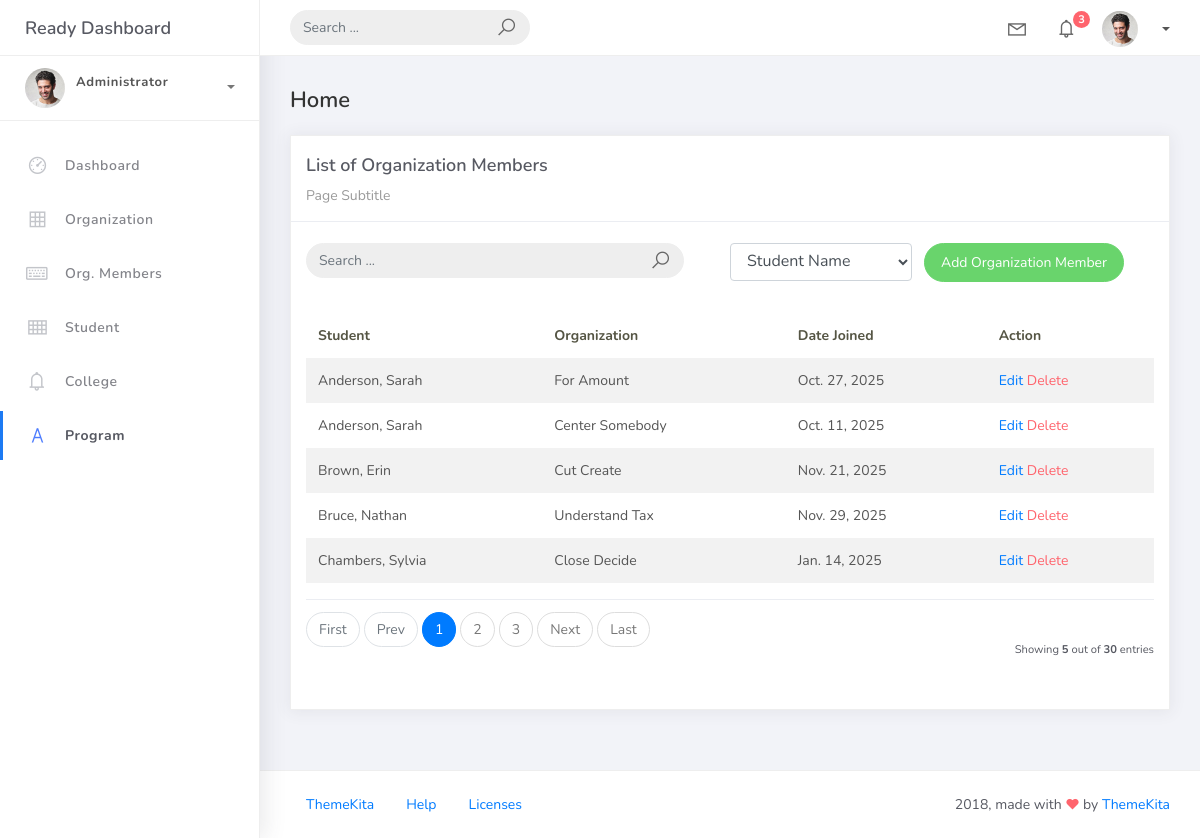
The page /orgmember_list on the database its author committed.
### studentorg/models.py (models this page shows)
class BaseModel(models.Model):
    created_at = models.DateTimeField(auto_now_add=True, db_index=True)
    updated_at = models.DateTimeField(auto_now=True)
    class Meta:
        abstract = True

class OrgMember(BaseModel):
    student = models.ForeignKey(Student, on_delete=models.CASCADE)
    organization = models.ForeignKey(Organization, on_delete=models.CASCADE)
    date_joined = models.DateField()

class Student(BaseModel):
    student_id = models.CharField(max_length=15)
    lastname = models.CharField(max_length=25)
    firstname = models.CharField(max_length=25)
    middlename = models.CharField(max_length=25, blank=True, null=True)
    program = models.ForeignKey(Program, on_delete=models.CASCADE)
    def __str__(self):
        return f"{self.lastname}, {self.firstname}"

class Organization(BaseModel):
    name = models.CharField(max_length=250)
    college = models.ForeignKey(College, null=True, blank=True, on_delete=models.CASCADE)
    description = models.CharField(max_length=500)
    def __str__(self):
        return self.name

### studentorg/views.py (the view)
# urls.py: path('orgmember_list', OrgMemberList.as_view(), name='orgmember-list'),
class OrgMemberList(ListView):
    model = OrgMember
    context_object_name = 'orgmember'
    template_name = 'studentorg/orgmember_list.html'
    paginate_by = 5
    def get_queryset(self):
        qs = super().get_queryset()
        query = self.request.GET.get('q')
        if query:
            qs = qs.filter(
                Q(student__firstname__icontains=query) |
                Q(student__lastname__icontains=query)
            )
        return qs
    def get_ordering(self):
        allowed = ["student__lastname", "date_joined"]
        sort_by = self.request.GET.get("sort_by")
        if sort_by in allowed:
            return sort_by
        return "student__lastname"

### templates/studentorg/orgmember_list.html (shortened to what this page needs)
{% extends 'base.html' %} {% load static %} {% block content %}
<div class="content">
    <div class="container-fluid">
        <h4 class="page-title">Home</h4>
        <div class="row">
            <div class="col-md-12">
                <div class="card">
                    <div class="card-header">
                        <div class="card-title">List of Organization Members</div>
                        <div class="card-category">Page Subtitle</div>
                    </div>
                    <br />
                        <div class="col-md-12 row">
                            <div class="col-md-6">
                                <form class="navbar-left navbar-form nav-search mr-md-3" action="{% url 'orgmember-list' %}" method="get">
                                    <div class="input-group">
                                        <input type="text" placeholder="Search ..." class="form-control" name="q" value="{{ request.GET.q }}" />
                                        <div class="input-group-append">
                                            <span class="input-group-text">
                                                <i class="la la-search search-icon"></i>
                                            </span>
                                        </div>
                                    </div>
                                </form>
                            </div>
                            <div class="col-md-3">
                                <form method="get" action="{% url 'orgmember-list' %}">
                                    <select name="sort_by" class="form-control" onchange="this.form.submit()">
                                        <option value="student__lastname" {% if request.GET.sort_by == "student__lastname" %}selected{% endif %}>Student Name</option>
                                    </select>
                                </form>
                            </div>
                            <div class="col-md-3">
                                <div class="pull-right">
                                    <a href="{% url 'orgmember-add' %}" class="btn btn-success btn-rounded">Add Organization Member</a>
                                </div>
                            </div>
                        </div>
                    <div class="card-body">
                        <table class="table table-striped mt-3">
                            <thead>
                                <tr>
                                    <th scope="col">Student</th>
                                    <th scope="col">Organization</th>
                                    <th scope="col">Date Joined</th>
                                    <th scope="col">Action</th>
                                </tr>
                            </thead>
                            <tbody>
                                {% for object in object_list %}
                                <tr>
                                    <td>{{ object.student }}</td>
                                    <td>{{ object.organization }}</td>
                                    <td>{{ object.date_joined }}</td>
                                    <td>
                                        <a href="{% url 'orgmember-update' object.id %}">Edit</a>
                                        <a href="{% url 'orgmember-delete' object.id %}" class="text-danger">Delete</a>
                                    </td>
                                </tr>
                                {% empty %}
                                <tr>
                                    <td colspan="4" style="text-align: center">
                                        <p class="text-sm font-weight-bold mb-0">No Records Found</p>
                                    </td>
                                </tr>
                                {% endfor %}
                            </tbody>
                        </table>
                        {% include 'includes/pagination.html' %}
                    </div>
                </div>
            </div>
        </div>
    </div>
</div>
{% endblock %}

### templates/base.html (shortened to what this page needs)
{% load static %}
<!DOCTYPE html>
<html>
<head>
	<link rel="stylesheet" href="{% static 'css/bootstrap.min.css' %}">
	<link rel="stylesheet" href="{% static 'css/ready.css' %}">
	<link rel="stylesheet" href="{% static 'css/demo.css' %}">
</head>
<body>
	<div class="wrapper">
		<div class="main-header">
			<div class="logo-header">
				<a href="index.html" class="logo">
					Ready Dashboard
				</a>
			</div>
			<nav class="navbar navbar-header navbar-expand-lg">
				<div class="container-fluid">
					<form class="navbar-left navbar-form nav-search mr-md-3" action="">
						<div class="input-group">
							<input type="text" placeholder="Search ..." class="form-control">
							<div class="input-group-append">
								<span class="input-group-text">
									<i class="la la-search search-icon"></i>
								</span>
							</div>
						</div>
					</form>
					<ul class="navbar-nav topbar-nav ml-md-auto align-items-center">
						<li class="nav-item dropdown hidden-caret">
							<a class="nav-link dropdown-toggle" href="#" id="navbarDropdown" role="button" data-toggle="dropdown" aria-haspopup="true" aria-expanded="false">
								<i class="la la-envelope"></i>
							</a>
						</li>
						<li class="nav-item dropdown hidden-caret">
							<a class="nav-link dropdown-toggle" href="#" id="navbarDropdown" role="button" data-toggle="dropdown" aria-haspopup="true" aria-expanded="false">
								<i class="la la-bell"></i>
								<span class="notification">3</span>
							</a>
						</li>
						<li class="nav-item dropdown">
							<a class="dropdown-toggle profile-pic" data-toggle="dropdown" href="#" aria-expanded="false"> <img src="{% static 'img/profile.jpg' %}" alt="user-img" width="36" class="img-circle"> <span>{{ request.user.username }}</span> </a>
							</li>
						</ul>
					</div>
				</nav>
			</div>
			<div class="sidebar">
				<div class="scrollbar-inner sidebar-wrapper">
					<div class="user">
						<div class="photo">
							<img src="{% static 'img/profile.jpg' %}">
						</div>
						<div class="info">
							<a class="" data-toggle="collapse" href="#collapseExample" aria-expanded="true">
								<span>
									<span class="user-level">Administrator</span>
									<span class="caret"></span>
								</span>
							</a>
							<div class="clearfix"></div>
						</div>
					</div>
					<ul class="nav">
						<li class="nav-item">
							<a href="{% url 'home' %}">
								<i class="la la-dashboard"></i>
								<p>Dashboard</p>
							</a>
						</li>
						<li class="nav-item">
							<a href="{% url 'organization-list' %}">
								<i class="la la-table"></i>
								<p>Organization</p>
							</a>
						</li>
						<li class="nav-item">
							<a href="{% url 'orgmember-list' %}">
								<i class="la la-keyboard-o"></i>
								<p>Org. Members</p>
							</a>
						</li>
						<li class="nav-item">
							<a href="{% url 'student-list' %}">
								<i class="la la-th"></i>
								<p>Student</p>
							</a>
						</li>
						<li class="nav-item">
							<a href="{% url 'college-list' %}">
								<i class="la la-bell"></i>
								<p>College</p>
							</a>
						</li>
						<li class="nav-item active">
								<a href="{% url 'program-list' %}">
								<i class="la la-font"></i>
								<p>Program</p>
							</a>
						</li>
					</ul>
				</div>
			</div>
			<div class="main-panel">
				{% block content %}
                {% endblock %}
				<footer class="footer">
					<div class="container-fluid">
						<nav class="pull-left">
							<ul class="nav">
								<li class="nav-item">
									<a class="nav-link" href="http://www.themekita.com">
										ThemeKita
									</a>
								</li>
								<li class="nav-item">
									<a class="nav-link" href="#">
										Help
									</a>
								</li>
								<li class="nav-item">
									<a class="nav-link" href="https://themewagon.com/license/#free-item">
										Licenses
									</a>
								</li>
							</ul>
						</nav>
						<div class="copyright ml-auto">
							2018, made with <i class="la la-heart heart text-danger"></i> by <a href="http://www.themekita.com">ThemeKita</a>
						</div>
					</div>
				</footer>
			</div>
		</div>
</body>
</html>

### templates/includes/pagination.html (shortened to what this page needs)
{% if is_paginated %}
<div class="card-footer px-0 border-0 d-flex flex-column flex-lg-row align-items-center justify-content-between mt-3">
    <nav aria-label="Topics pagination" class="mb-4">
        <ul class="pagination">
            {% if page_obj.number > 1 %}
            <li class="page-item">
                <a class="page-link" href="?page=1">First</a>
            </li>
            {% else %}
            <li class="page-item disabled">
                <span class="page-link">First</span>
            </li>
            {% endif %}
            {% if page_obj.has_previous %}
            <li class="page-item">
                <a class="page-link" href="?page={{ page_obj.previous_page_number }}">Prev</a>
            </li>
            {% else %}
            <li class="page-item disabled">
                <span class="page-link">Prev</span>
            </li>
            {% endif %}
            {% for page_num in paginator.page_range %}
                {% if page_obj.number == page_num %}
                <li class="page-item active">
                    <span class="page-link">
                        {{ page_num }}
                    </span>
                </li>
                {% elif page_num > page_obj.number|add:'-3' and page_num < page_obj.number|add:'3' %}
                <li class="page-item">
                    <a class="page-link" href="?page={{ page_num }}">{{ page_num }}</a>
                </li>
                {% endif %}
            {% endfor %}
            {% if page_obj.has_next %}
            <li class="page-item">
                <a class="page-link" href="?page={{ page_obj.next_page_number }}">Next</a>
            </li>
            {% else %}
            <li class="page-item disabled">
                <span class="page-link">Next</span>
            </li>
            {% endif %}
            {% if page_obj.number != paginator.num_pages %}
            <li class="page-item">
                <a class="page-link" href="?page={{ paginator.num_pages }}">Last</a>
            </li>
            {% else %}
            <li class="page-item disabled">
                <span class="page-link">Last</span>
            </li>
            {% endif %}
        </ul>
    </nav>
    <div class="fw-normal small mt-4 mt-lg-0">
        Showing <b>{{ object_list.count }}</b> out of
        <b>{{ paginator.count }}</b> entries
    </div>
</div>
{% endif %}

### rows shown on the page
OrgMember: student "Anderson, Sarah", organization "For Amount", date_joined "Oct. 27, 2025"
OrgMember: student "Anderson, Sarah", organization "Center Somebody", date_joined "Oct. 11, 2025"
OrgMember: student "Brown, Erin", organization "Cut Create", date_joined "Nov. 21, 2025"
OrgMember: student "Bruce, Nathan", organization "Understand Tax", date_joined "Nov. 29, 2025"
OrgMember: student "Chambers, Sylvia", organization "Close Decide", date_joined "Jan. 14, 2025"

### other values the page prints
{{ page_num }} "1"
{{ page_num }} "2" "3"
{{ object_list.count }} "5"
{{ paginator.count }} "30"
